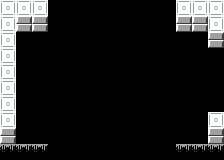

This is a level from a 2D game, rendered from its Tiled map with the project's own tilesets. A one-line summary and the complete map file follow:
An orthogonal 14x10 tile map with 16x16 px tiles, 1 tile layer (Tile Layer 1).

<map version="1.9" tiledversion="1.9.0" orientation="orthogonal" renderorder="right-down" width="14" height="10" tilewidth="16" tileheight="16" infinite="0" nextlayerid="2" nextobjectid="1">
 <tileset firstgid="1" source="../room_tileset.tsx" />
 <layer id="1" name="Tile Layer 1" width="14" height="10">
  <data encoding="csv">
4,4,4,1,1,1,1,1,1,1,1,4,4,4,
4,3,3,1,1,1,1,1,1,1,1,3,3,4,
4,1,1,1,1,1,1,1,1,1,1,1,1,3,
4,1,1,1,1,1,1,1,1,1,1,1,1,1,
4,1,1,1,1,1,1,1,1,1,1,1,1,1,
4,1,1,1,1,1,1,1,1,1,1,1,1,1,
4,1,1,1,1,1,1,1,1,1,1,1,1,1,
4,1,1,1,1,1,1,1,1,1,1,1,1,4,
3,1,1,1,1,1,1,1,1,1,1,1,1,3,
5,5,5,1,1,1,1,1,1,1,1,5,5,5
</data>
 </layer>
</map>
